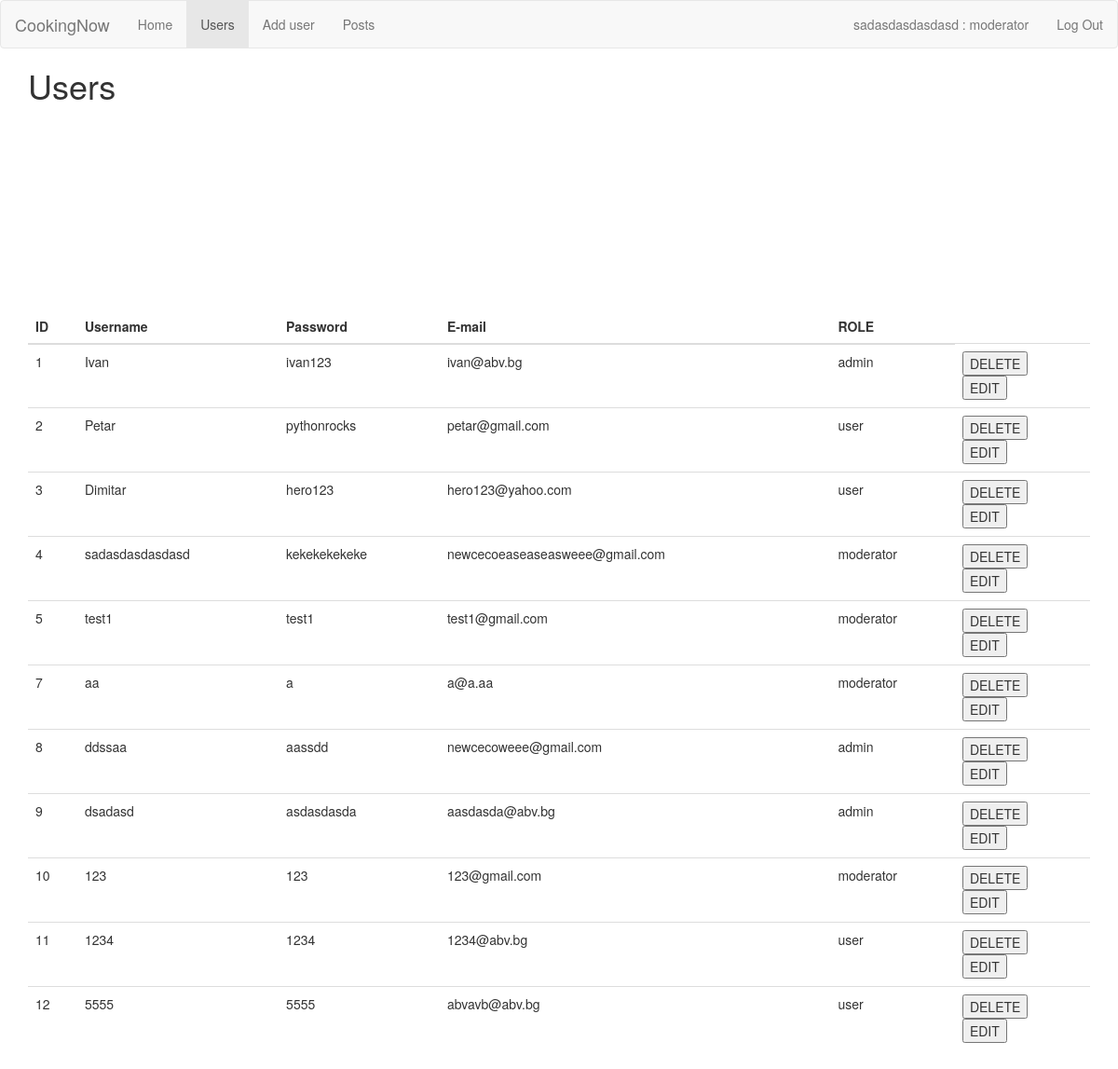
/users (signed in), run on the app's committed database.
### tables this page shows
CREATE TABLE user (
  id INTEGER PRIMARY KEY AUTOINCREMENT,
  username TEXT UNIQUE NOT NULL,
  password TEXT NOT NULL,
  email TEXT NOT NULL,
  role TEXT NOT NULL DEFAULT 'user'
);

### server.py (the view)
@app.route('/users')
def users():
    error = None
    g.active_url = '/users'
    role = session.get('user').get('role')
    if role != 'moderator' and 'admin':
            error ='You do not have permission to perform this action!'
    if error != None:
        flash(error)
        return redirect('/')
    db = get_db()
    users = get_all_users()
    print_users(users)
    return render_template('user/users.html', users=users)

### server.py (called while the page is built)
def get_db():
    if 'db' not in g:
        g.db = sqlite3.connect(DATABASE, detect_types=sqlite3.PARSE_DECLTYPES)
        g.db.row_factory = sqlite3.Row
    return g.db

def get_all_users():
    users = g.db.execute('SELECT * FROM user').fetchall()
    return users

def print_users(user_list):
    for user in user_list:
        print_user(user)

def print_user(user):
    print('username: ', user['username'], ', password: ', user['password'], ', e-mail: ', user['email'], ', role: ',
          user['role'])

### templates/user/users.html (shortened to what this page needs)
{% extends 'base.html' %}
{% block content %}
<h1>{% block title %}Users{% endblock %}</h1>
<table class="table table-sm table-dark">
    <thead>
    <tr>
        <th>ID</th>
        <th>Username</th>
        <th>Password</th>
        <th>E-mail</th>
        <th>ROLE</th>
    </tr>
    </thead>
    <tbody>
    {% for user in users %}
    <section>
        <div class="details">
            <div class="container">
                <tr>
                    <td class="table-primary">{{user['id']}}</td>
                    <td>{{user['username']}}</td>
                    <td>{{user['password']}}</td>
                    <td>{{user['email']}}</td>
                    <td>{{user['role']}}</td>
                    <td>
                        <form action="{{ url_for('delete_user', id=user['id']) }}" method="POST">
                            <input type="submit" value="DELETE"/>
                        </form>
                        <form action="{{ url_for('edit_user', id=user['id']) }}" method="GET">
                            <input type="submit" value="EDIT">
                        </form>
                    </td>
                </tr>
            </div>
        </div>
    </section>
    {% endfor %}
    </tbody>
</table>
{% endblock %}

### templates/base.html (shortened to what this page needs)
<!doctype html>
<html>
<head>
    <link rel="stylesheet" href="/static/css/bootstrap.min.css"/>
    <link rel="stylesheet" href="/static/css/custom.css"/>
</head>
<body>
<header>
    <nav class="navbar navbar-default">
        <div class="container-fluid">
            <div class="navbar-header">
                <a class="navbar-brand" href="/">CookingNow</a>
            </div>
            <ul class="nav navbar-nav">
                <li {%if g.active_url=='/' %} class="active" {% endif %}><a href="/">Home</a></li>
                <li {% if g.active_url=='/users' %} class="active" {% endif %}><a href="/users">Users</a></li>
                <li {% if g.active_url=='/users/add' %} class="active" {% endif %}><a href="/users/add">Add user</a>
                </li>
                <li {%if g.active_url=='/posts' %} class="active" {% endif %}><a href="/posts">Posts</a></li>
            </ul>
            <ul class="nav navbar-nav navbar-right">
                {% if session.get('user') %}
                <li><a class="logged-user" href="#">{{ session.get('user')['username'] + ' : ' +
                    session.get('user')['role'] }}</a></li>
                <li><a href="{{ url_for('logout') }}">Log Out</a></li>
                {% else %}
                <li><a href="{{ url_for('register') }}">Register</a></li>
                <li><a href="{{ url_for('login') }}">Log In</a></li>
                {% endif %}
            </ul>
        </div>
    </nav>
</header>
<section class="container">
    {% block content %}
    {% endblock %}
</section>
</body>
</html>

### static/css/custom.css (style rules this page uses)
nav.navbar { margin-bottom:0; }

### data on the page
user: id "1", username "Ivan", password "ivan123", email "ivan@abv.bg", role "admin"
user: id "2", username "Petar", password "pythonrocks", email "petar@gmail.com", role "user"
user: id "3", username "Dimitar", password "hero123", email "hero123@yahoo.com", role "user"
user: id "4", username "sadasdasdasdasd", password "kekekekekeke", email "newcecoeaseaseasweee@gmail.com", role "moderator"
user: id "5", username "test1", password "test1", email "test1@gmail.com", role "moderator"
user: id "7", username "aa", password "a", email "a@a.aa", role "moderator"
user: id "8", username "ddssaa", password "aassdd", email "newcecoweee@gmail.com", role "admin"
user: id "9", username "dsadasd", password "asdasdasda", email "aasdasda@abv.bg", role "admin"
user: id "10", username "123", password "123", email "123@gmail.com", role "moderator"
user: id "11", username "1234", password "1234", email "1234@abv.bg", role "user"
user: id "12", username "5555", password "5555", email "abvavb@abv.bg", role "user"
